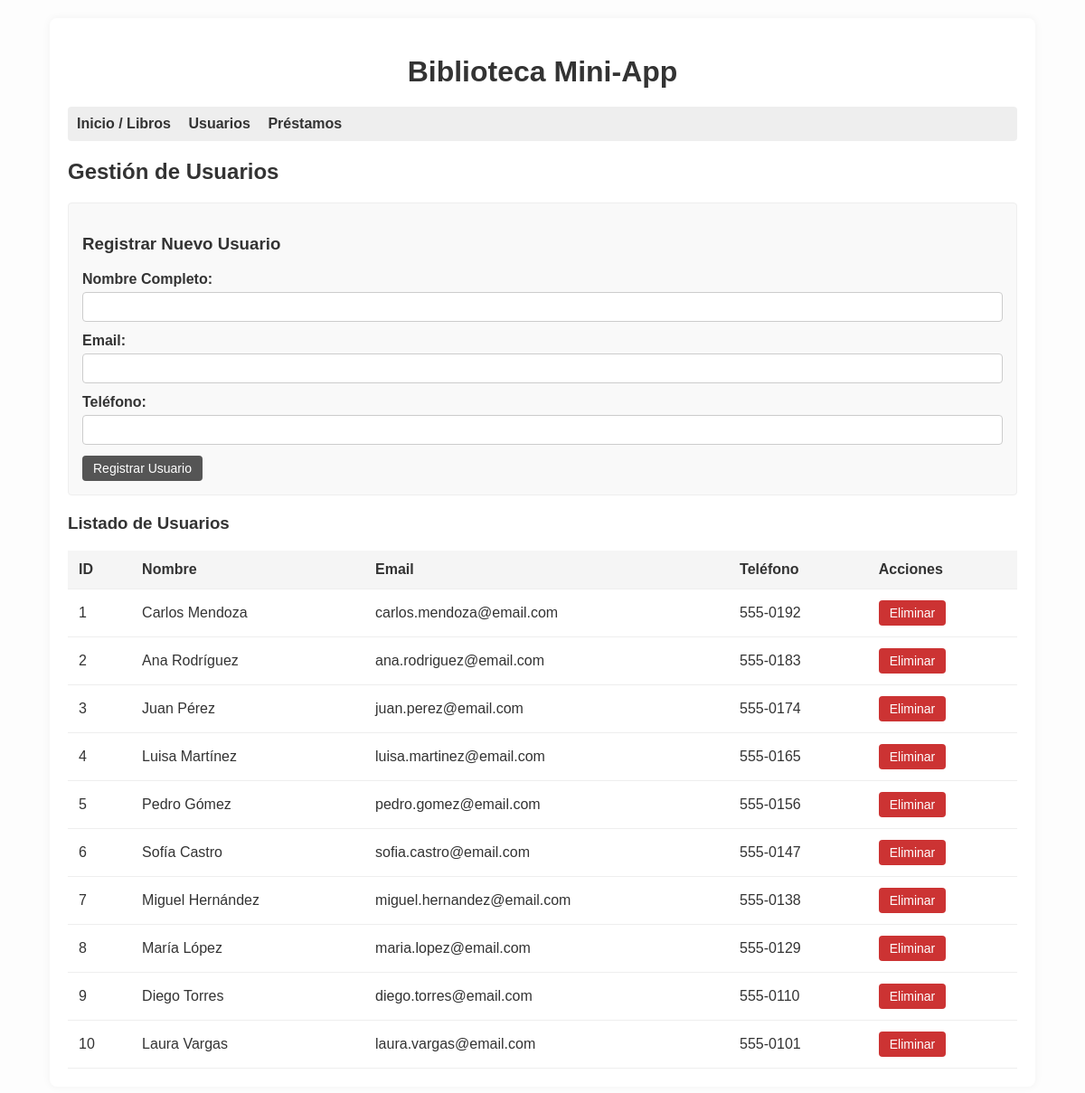
/index.php?action=usuarios, run on the app's committed database.
### tables this page shows
CREATE TABLE usuarios (
    id INT AUTO_INCREMENT PRIMARY KEY,
    nombre VARCHAR(255) NOT NULL,
    email VARCHAR(255) UNIQUE NOT NULL,
    telefono VARCHAR(20),
    created_at TIMESTAMP DEFAULT CURRENT_TIMESTAMP
);

### classes/Biblioteca.php (called while the page is built, shortened)
<?php
require_once 'Database.php';
require_once 'Usuario.php';
class Biblioteca {
    private $conn;
    public function __construct() {
        $this->db = new Database();
        $this->conn = $this->db->getConnection();
    }
    public function obtenerUsuarios() {
        $query = "SELECT * FROM usuarios";
        $stmt = $this->conn->query($query);
        $usuarios = [];
        while ($row = $stmt->fetch()) {
            $usuario = new Usuario($row['nombre'],$row['email'],$row['telefono']);
            $usuario->setId($row['id']);
            $usuarios[] = $usuario;
        }
        return $usuarios;
    }
}

### classes/Database.php (called while the page is built, shortened)
<?php
class Database {
    private $host = '127.0.0.1';
    private $db_name = 'biblioteca';
    private $username = 'root';
    private $password = '';
    public function getConnection() {
        $this->conn = null;
        $actual_host = $this->host;
        if(file_exists('/.dockerenv') || file_exists('./dockerenv') || getenv('DATABASE_CONTAINER') === 'true') {
            $actual_host = 'db';
        }
        $dsn = "mysql:host=" . $actual_host . ";dbname=" . $this->db_name . ";charset=utf8mb4";
        $options = [
            PDO::ATTR_ERRMODE               => PDO::ERRMODE_EXCEPTION,
            PDO::ATTR_DEFAULT_FETCH_MODE    => PDO::FETCH_ASSOC,
            PDO::ATTR_EMULATE_PREPARES      => false,
        ];
        try {
            $this->conn = new PDO($dsn, $this->username, $this->password, $options);
        } catch (PDOException $exception) {
            die("Error de conexion: " . $exception->getMessage());
        }
        return $this->conn;
    }
}

### classes/Usuario.php (called while the page is built, shortened)
<?php
class Usuario {
    private $id;
    private $nombre;
    private $email;
    private $telefono;
    public function __construct($nombre = null, $email = null, $telefono = null) {
        $this->nombre = $nombre;
        $this->email = $email;
        $this->telefono = $telefono;
    }
    public function getId() {
        return $this->id;
    }
    public function setId($id) {
        $this->id = $id;
    }
    public function getNombre() {
        return $this->nombre;
    }
    public function getEmail() {
        return $this->email;
    }
    public function getTelefono() {
        return $this->telefono;
    }
}

### index.php (the view, shortened to what this page needs)
<?php
require_once 'classes/Biblioteca.php';
$biblioteca = new Biblioteca();
$action = isset($_GET['action']) ? $_GET['action'] : 'libros';
?>
<!DOCTYPE html>
<html lang="es">
<head>
</head>
<body>
    <div class="container">
        <h1>Biblioteca Mini-App</h1>
        <nav>
            <a href="index.php">Inicio / Libros</a>
            <a href="index.php?action=usuarios">Usuarios</a>
            <a href="index.php?action=prestamos">Préstamos</a>
        </nav>
        <div id="content">
            <?php if ($action === 'libros'): ?>
                <h2>Gestión de Libros</h2>
                <form id="libro-form" action="index.php?action=libros" method="POST">
                    <h3 id="libro-form-title">Agregar Nuevo Libro</h3>
                    <input type="hidden" name="libro_id" id="libro_id" value="">
                    <div class="form-group">
                        <label>Título:</label>
                        <input type="text" name="titulo" id="titulo" required>
                    </div>
                    <div class="form-group">
                        <label>Autor:</label>
                        <input type="text" name="autor" id="autor" required>
                    </div>
                    <div class="form-group">
                        <label>ISBN:</label>
                        <input type="text" name="isbn" id="isbn" required>
                    </div>
                    <div class="form-group">
                        <label>Cantidad Inicial Stock:</label>
                        <input type="number" name="cantidad" id="cantidad" value="1" min="1" required>
                    </div>
                    <div class="form-group" id="libro-form-actions" style="display:none;">
                        <button type="submit" name="actualizar_libro" class="btn btn-primary">Actualizar Libro</button>
                        <button type="submit" name="desactivar_libro" id="libro-desactivar-btn" class="btn btn-danger">Desactivar Libro</button>
                        <button type="submit" name="activar_libro" id="libro-activar-btn" class="btn btn-success" style="display:none;">Activar Libro</button>
                        <button type="submit" name="borrar_registro_libro" class="btn btn-danger" onclick="return confirm('¿Desea borrar definitivamente este registro?')">Borrar Registro</button>
                    </div>
                    <button type="submit" name="agregar_libro" id="libro-create-btn" class="btn btn-primary">Guardar Libro</button>
                </form>
                <h3>Listado de Libros</h3>
                <table>
                    <thead>
                        <tr>
                            <th>ID</th>
                            <th>Título</th>
                            <th>Autor</th>
                            <th>ISBN</th>
                            <th>Stock</th>
                            <th>Estado</th>
                            <th>Acciones</th>
                        </tr>
                    </thead>
                    <tbody>
                        <?php foreach($biblioteca->obtenerLibros() as $lib): ?>
                        <tr class="libro-row" onclick="cargarLibro('<?= $lib->getId() ?>','<?= htmlspecialchars($lib->getTitulo(), ENT_QUOTES) ?>','<?= htmlspecialchars($lib->getAutor(), ENT_QUOTES) ?>','<?= htmlspecialchars($lib->getIsbn(), ENT_QUOTES) ?>','<?= $lib->getCantidad() ?>','<?= $lib->getEstado() ?>')" style="cursor:pointer;">
                            <td><?= $lib->getId() ?></td>
                            <td><?= htmlspecialchars($lib->getTitulo()) ?></td>
                            <td><?= htmlspecialchars($lib->getAutor()) ?></td>
                            <td><?= htmlspecialchars($lib->getIsbn()) ?></td>
                            <td><?= $lib->getCantidad() ?></td>
                            <td><?= $lib->getEstado() === 'activo' ? 'En librerías' : 'En almacén' ?></td>
                            <td class="actions-cell">
                                <?php if ($lib->getEstado() === 'activo' && $lib->getCantidad() > 0): ?>
                                    <a href="index.php?action=prestamos&libro_id=<?= $lib->getId() ?>" class="btn btn-success" onclick="event.stopPropagation();">Prestar</a>
                                <?php endif; ?>
                                <?php if ($lib->getEstado() === 'inactivo'): ?>
                                    <a href="index.php?activar_libro=<?= $lib->getId() ?>" class="btn btn-success" onclick="event.stopPropagation();">Activar</a>
                                <?php endif; ?>
                                <button class="btn btn-primary" onclick="event.stopPropagation(); cargarLibro('<?= $lib->getId() ?>','<?= htmlspecialchars($lib->getTitulo(), ENT_QUOTES) ?>','<?= htmlspecialchars($lib->getAutor(), ENT_QUOTES) ?>','<?= htmlspecialchars($lib->getIsbn(), ENT_QUOTES) ?>','<?= $lib->getCantidad() ?>','<?= $lib->getEstado() ?>')">Editar</button>
                                <a href="index.php?delete_libro=<?= $lib->getId() ?>" class="btn btn-danger" onclick="event.stopPropagation(); return confirm('¿Seguro de eliminar este libro?')">Eliminar</a>
                            </td>
                        </tr>
                        <?php endforeach; ?>
                    </tbody>
                </table>
            <?php elseif ($action === 'usuarios'): ?>
                <h2>Gestión de Usuarios</h2>
                <form action="index.php?action=usuarios" method="POST">
                    <h3>Registrar Nuevo Usuario</h3>
                    <div class="form-group">
                        <label>Nombre Completo:</label>
                        <input type="text" name="nombre" required>
                    </div>
                    <div class="form-group">
                        <label>Email:</label>
                        <input type="email" name="email" required>
                    </div>
                    <div class="form-group">
                        <label>Teléfono:</label>
                        <input type="text" name="telefono">
                    </div>
                    <button type="submit" name="agregar_usuario" class="btn btn-primary">Registrar Usuario</button>
                </form>
                <h3>Listado de Usuarios</h3>
                <table>
                    <thead>
                        <tr>
                            <th>ID</th>
                            <th>Nombre</th>
                            <th>Email</th>
                            <th>Teléfono</th>
                            <th>Acciones</th>
                        </tr>
                    </thead>
                    <tbody>
                        <?php foreach($biblioteca->obtenerUsuarios() as $usu): ?>
                        <tr>
                            <td><?= $usu->getId() ?></td>
                            <td><?= htmlspecialchars($usu->getNombre()) ?></td>
                            <td><?= htmlspecialchars($usu->getEmail()) ?></td>
                            <td><?= htmlspecialchars($usu->getTelefono()) ?></td>
                            <td>
                                <a href="index.php?delete_usuario=<?= $usu->getId() ?>" class="btn btn-danger" onclick="return confirm('¿Seguro de eliminar este usuario?')">Eliminar</a>
                            </td>
                        </tr>
                        <?php endforeach; ?>
                    </tbody>
                </table>
            <?php endif; ?>
        </div>
    </div>
</body>
</html>

### index.php (style rules this page uses)
body { font-family: Arial, sans-serif; margin: 20px; background: #fdfdfd; color: #333; }
.container { max-width: 1050px; margin: 0 auto; background: #fff; padding: 20px; box-shadow: 0 0 10px rgba(0,0,0,0.05); border-radius: 8px; }
h1 { color: #333; text-align: center; margin-bottom: 20px; }
nav { margin-bottom: 20px; background: #eee; padding: 10px; border-radius: 4px; }
nav a { margin-right: 15px; text-decoration: none; color: #333; font-weight: bold; transition: color 0.2s; }
table { width: 100%; border-collapse: collapse; margin-top: 15px; }
th, td { padding: 12px; text-align: left; border-bottom: 1px solid #eee; }
th { background-color: #f5f5f5; color: #333; font-weight: bold; }
.btn { display: inline-block; padding: 6px 12px; border: none; border-radius: 4px; cursor: pointer; text-decoration: none; font-size: 14px; font-family: Arial, sans-serif; }
.btn-primary { background: #555; color: white; }
.btn-danger { background: #cc3333; color: white; }
form { background: #f9f9f9; padding: 15px; border-radius: 4px; margin-bottom: 20px; border: 1px solid #eee; }
.form-group { margin-bottom: 12px; }
.form-group label { display: block; margin-bottom: 5px; font-weight: bold; }
.form-group input, .form-group select { width: 100%; padding: 8px; box-sizing: border-box; border: 1px solid #ccc; border-radius: 4px; font-family: Arial, sans-serif; }

### data on the page
usuarios: id "1", nombre "Carlos Mendoza", email "carlos.mendoza@email.com", telefono "555-0192"
usuarios: id "2", nombre "Ana Rodríguez", email "ana.rodriguez@email.com", telefono "555-0183"
usuarios: id "3", nombre "Juan Pérez", email "juan.perez@email.com", telefono "555-0174"
usuarios: id "4", nombre "Luisa Martínez", email "luisa.martinez@email.com", telefono "555-0165"
usuarios: id "5", nombre "Pedro Gómez", email "pedro.gomez@email.com", telefono "555-0156"
usuarios: id "6", nombre "Sofía Castro", email "sofia.castro@email.com", telefono "555-0147"
usuarios: id "7", nombre "Miguel Hernández", email "miguel.hernandez@email.com", telefono "555-0138"
usuarios: id "8", nombre "María López", email "maria.lopez@email.com", telefono "555-0129"
usuarios: id "9", nombre "Diego Torres", email "diego.torres@email.com", telefono "555-0110"
usuarios: id "10", nombre "Laura Vargas", email "laura.vargas@email.com", telefono "555-0101"
